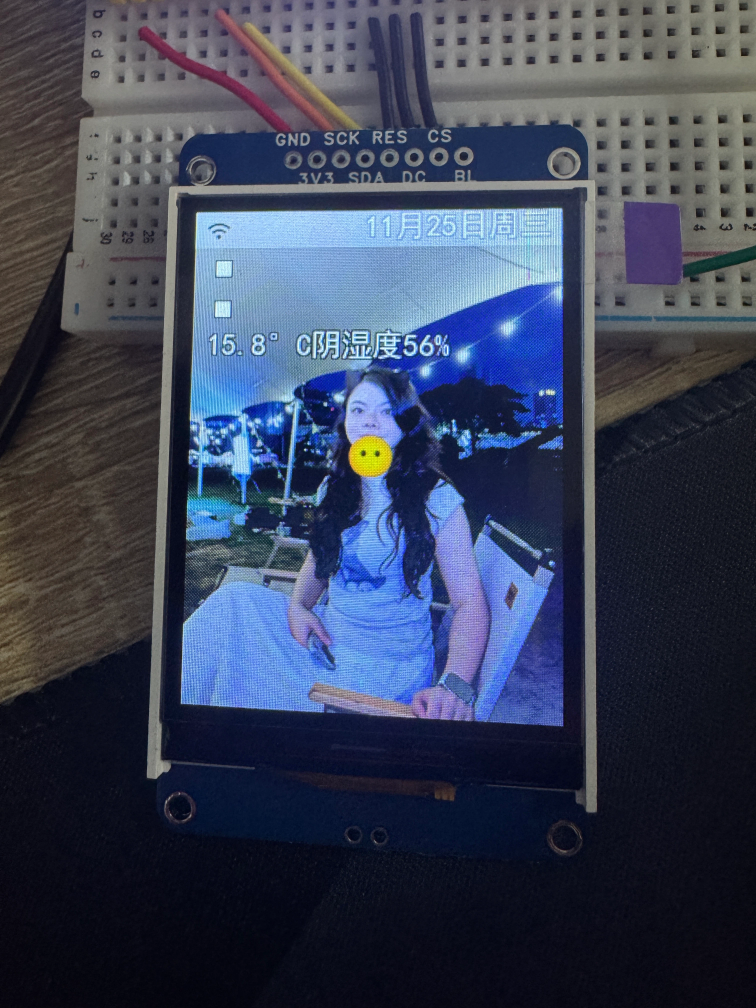
#> input picture xes/board_new.jpg, 3024 x 4032 px, found by its file name (shown at 1/4 size)
$ python crop.py
#> lines starting #> are read from the running program, lines starting #| are printed output that depends on the picture
from PIL import Image
im = Image.open(r"C:\Users\Administrator\Doubao\chats\2026-11-24\new-chat\xes\board_new.jpg")
#> im is the input picture: PIL image 3024x4032 RGB; mean R, G, B 58.4, 66.4, 87.6
im = im.crop((690, 500, 2270, 1050)).resize((1580//1, 550//1))
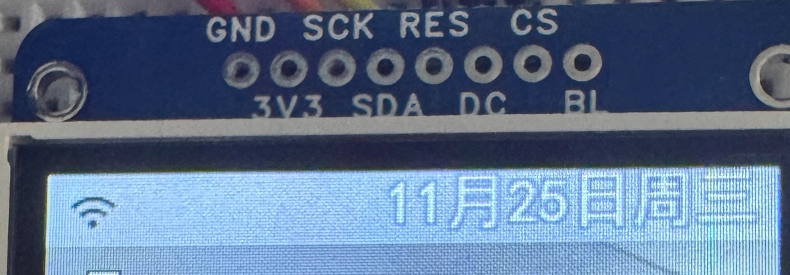
#> im: PIL image 1580x550 RGB (shown at 1/2 size); mean R, G, B 92.1, 113.1, 141.3
im.save(r"C:\Users\Administrator\Doubao\chats\2026-11-24\new-chat\xes\crop_top.png")
print(im.size)
#| (1580, 550)

$ run again, with xes/b3.jpg copied over xes/board_new.jpg
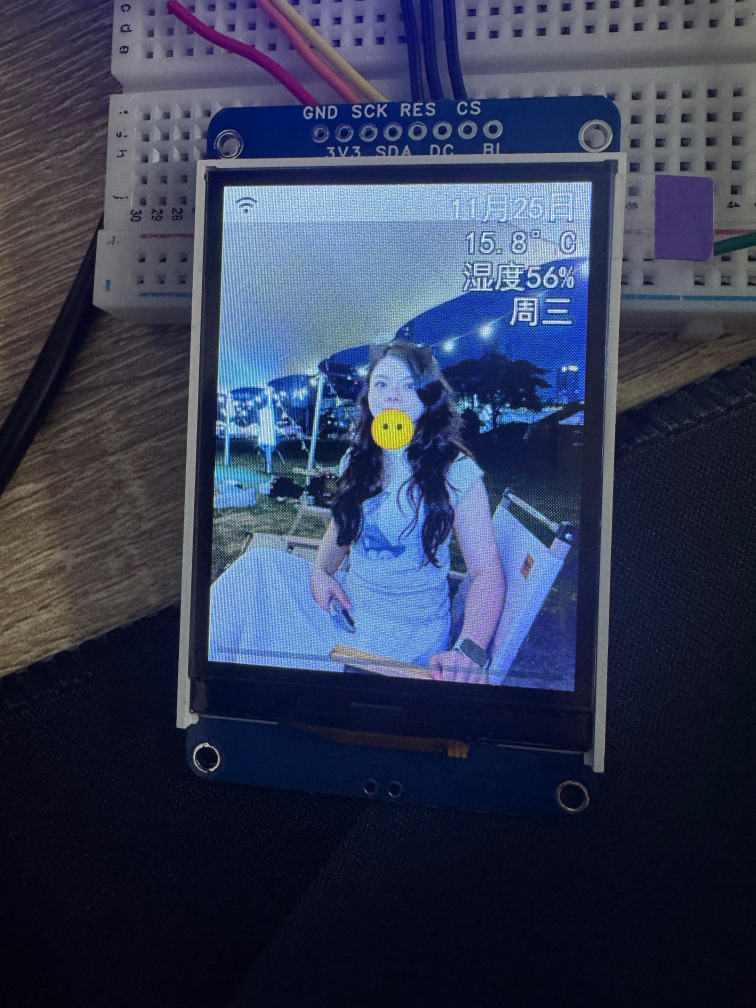
#> input picture xes/b3.jpg, 3024 x 4032 px, found by its file name (shown at 1/4 size)
#> im is the input picture: PIL image 3024x4032 RGB; mean R, G, B 52.3, 60.2, 85.2
#> `im = im.crop((690, 500, 2270, 1050)).resize((1580//1, 550//1))`:
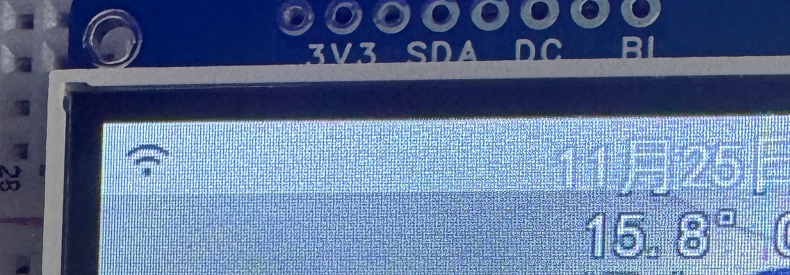
#> im: PIL image 1580x550 RGB (shown at 1/2 size); mean R, G, B 95.2, 116.2, 151.8
#| (1580, 550)
